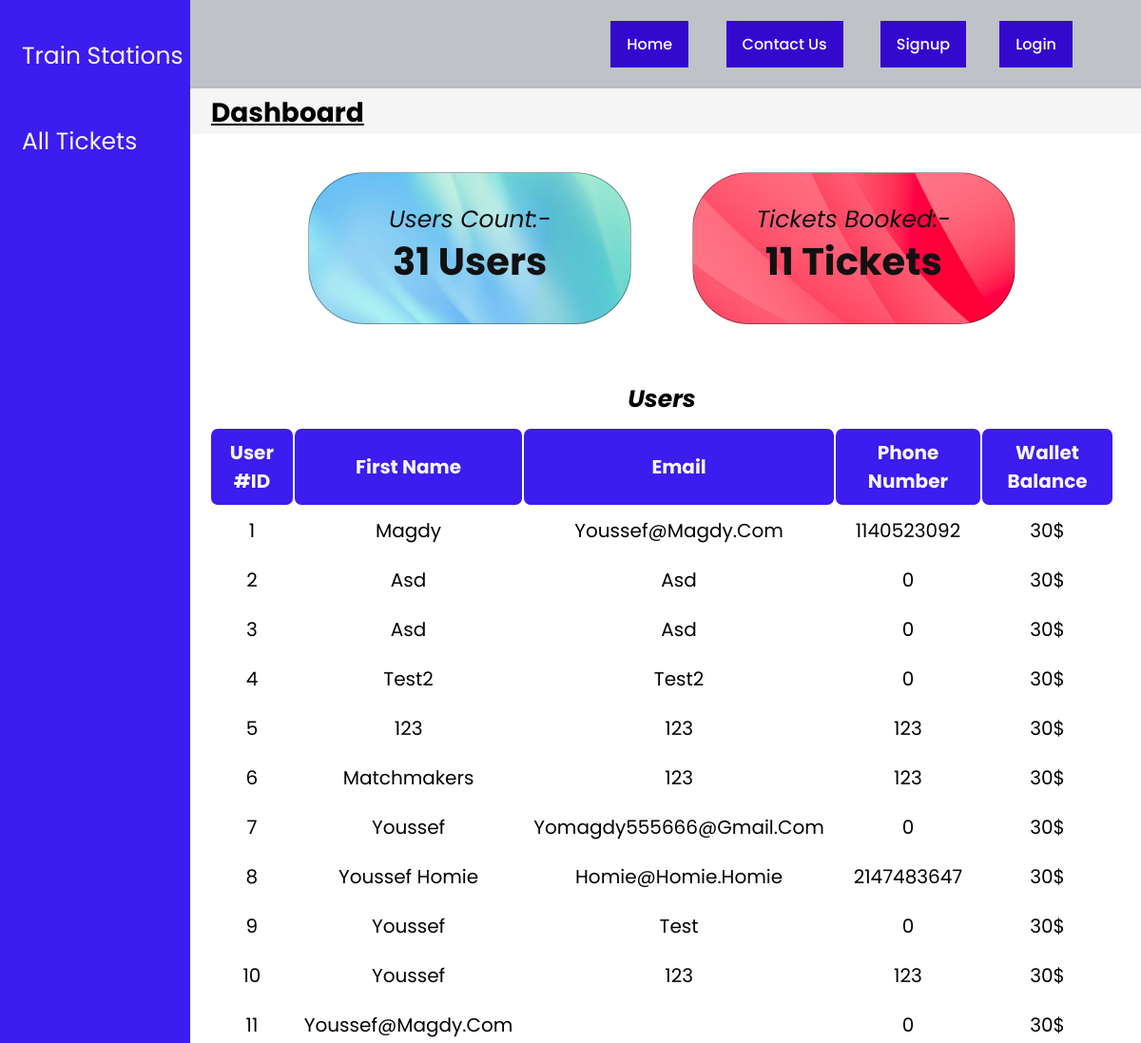
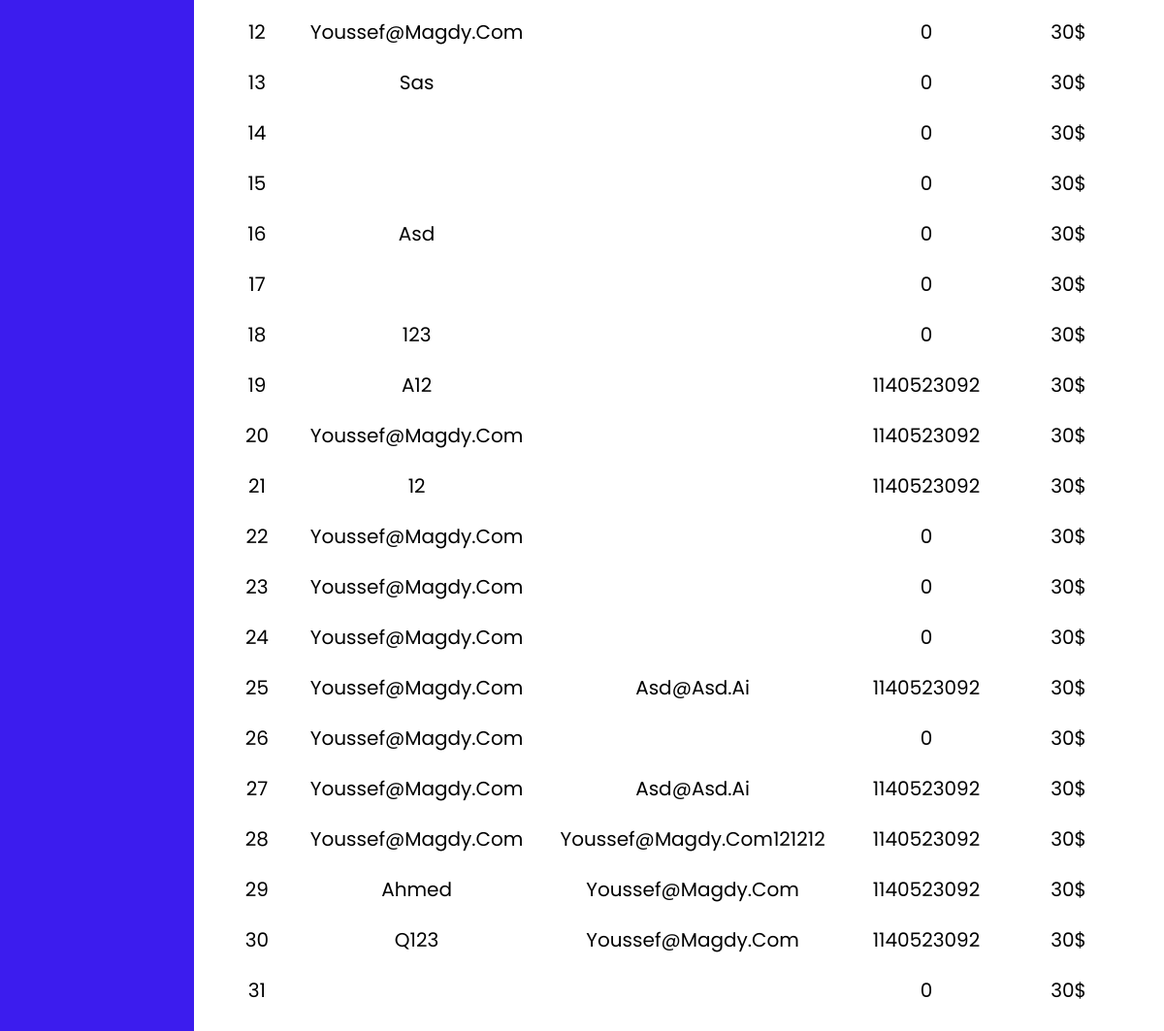
The app's page /admin-panel.php, older data (2 pictures, top to bottom).
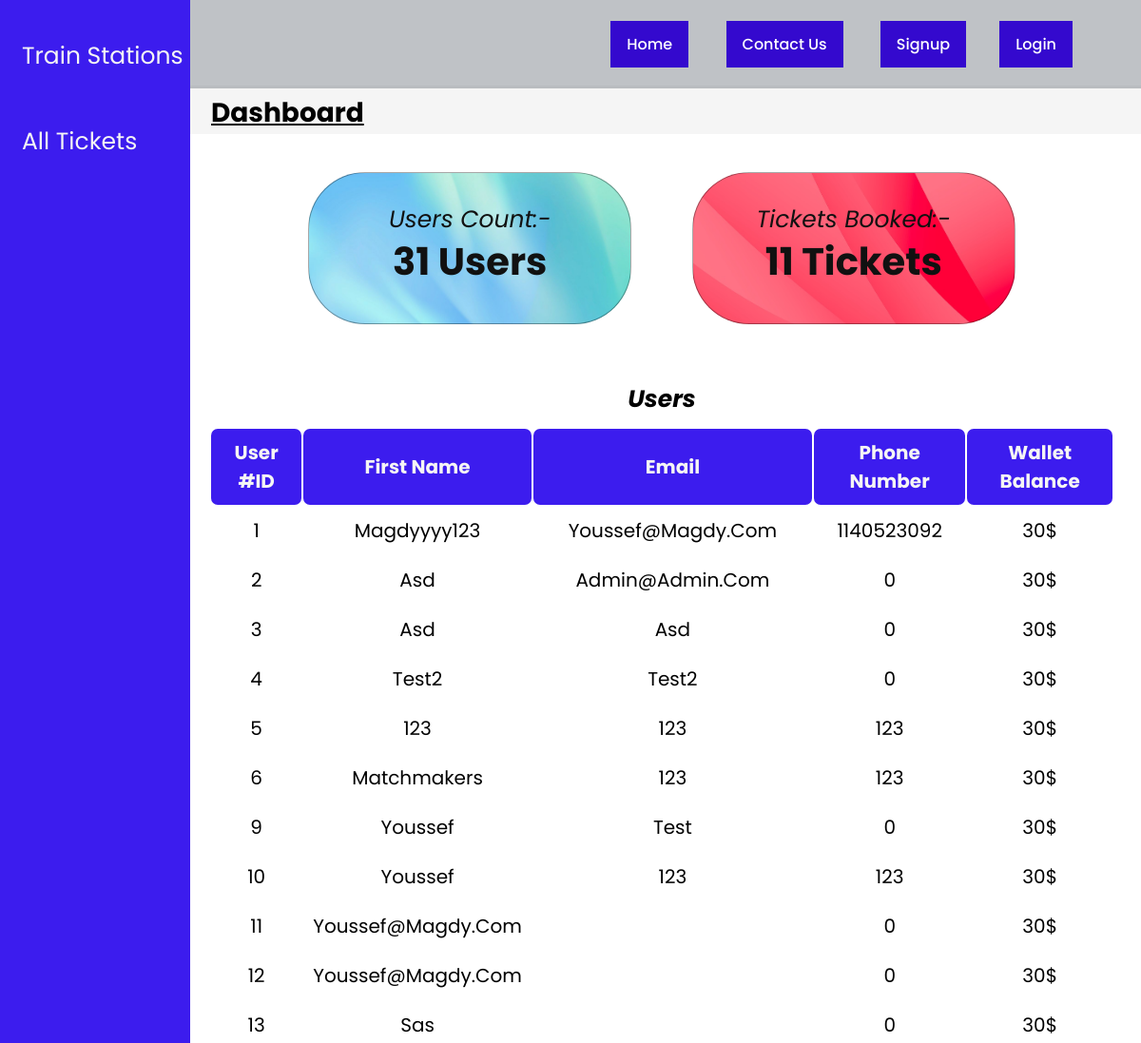
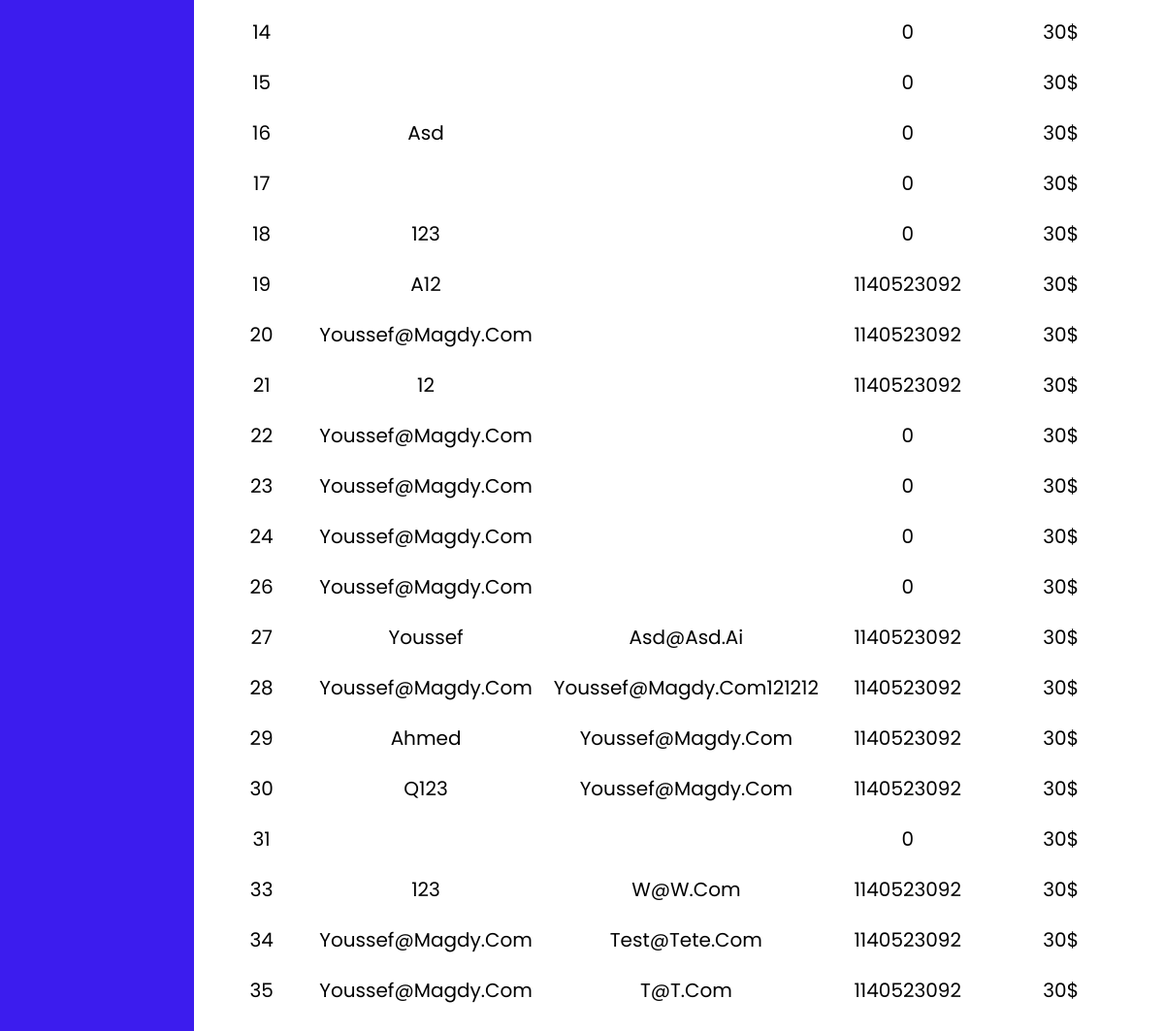
The same page, newer data (2 pictures, top to bottom).
### tables this page shows
CREATE TABLE `users` (
  `id` int(10) NOT NULL,
  `user_name` varchar(200) NOT NULL,
  `user_email` varchar(200) NOT NULL,
  `user_password` varchar(200) NOT NULL,
  `user_phone` int(12) NOT NULL,
  `user_type` varchar(10) NOT NULL,
  `profile_picture` varchar(255) NOT NULL DEFAULT 'default-pp.jpg',
  `hasTicket` int(1) NOT NULL,
  `user_balance` int(255) NOT NULL
);

### admin-panel.php (the view, shortened to what this page needs)
<!DOCTYPE html>
<html lang="en">
<?php
 require_once './database/dbConnection.php';
?>
<head>
  <link rel="stylesheet" href="CSS/admin-panel.css">
</head>
<?php session_start();
    include 'navbar.php';?>
<body>
  <div class="sidenav">
    <a href="train-stations.php">Train Stations</a>
    <a href="all-tickets.php">All Tickets</a>
  </div>
  <div class="body2">
    <div class="title">
      <p> <b>Dashboard</b></p>
    </div>
    <div class="three-squares">
      <div class="square1">
        <div class="text1">
          <p>Users Count:-</p>
          <h4 name="numberOfUsers" class="heading4"><span><?php $sql = "SELECT COUNT(*) AS total from users";
$result = $conn->query($sql);
$data =  $result->fetch_assoc();
echo $data['total'];?></span> Users</h4>
        </div>
      </div>
      <div class="square3">
        <div class="text3">
          <p>Tickets Booked:-</p>
          <h4 name="totalNumberOfTicketBooked" class="heading4"><span><?php $sql = "SELECT COUNT(*) AS total from tickets";
$result = $conn->query($sql);
$data =  $result->fetch_assoc();
echo $data['total'];?></span> Tickets</h4>
        </div>
      </div>
    </div>
    <div class="users-table">
      <table>
        <caption><b>Users</b></caption>
        <thead>
          <tr>
            <th>User #ID</th>
            <th>First Name</th>
            <th>Email</th>
            <th>Phone Number</th>
            <th>Wallet balance</th>
          </tr>
        </thead>
        <?php
$sql='SELECT * FROM users';
$result=mysqli_query($conn,$sql);
while($row=mysqli_fetch_assoc($result))
{
?>
  <tbody>
  <tr>
    <td><span name="ID"><?php echo $row['id'] ?></span></td>
    <td><?php echo $row['user_name'] ?></td>
    <td><?php echo $row['user_email'] ?></td>
    <td><?php echo $row['user_phone'] ?></td>
    <td><span name="User-balance">30</span>&dollar;</td>
  </tr>
</tbody>
<?php
}
?>
      </table>
    </div>
  </div>
</body>
</html>

### navbar.php (shortened to what this page needs)
<html>
<head>
  <link rel="stylesheet" href="css/navbar.css" />
  <link rel="stylesheet" href="css/index.css" />
</head>
  <nav>
    <ul id="menu">
    <?php
      if (!isset($_SESSION['user_id'])):
    ?>
      <li><a href="index.php">Home</li></a>
      <li><a href="cu.php">Contact us</a></li>
      <li><a href="Signup.php">Signup</a>
      <li><a href="login.php">Login</a>
      <?php endif;?>
    </ul>
  </nav>
</html>

### css/admin-panel.css (style rules this page uses)
body { font-family: 'Poppins', sans-serif; }
.sidenav { height: 100%; width: 200px; position: fixed; z-index: 1; top: 0; left: 0px; background-color: rgb(60, 28, 238); overflow-x: hidden; padding-top: 34px; }
.sidenav a { padding: 6px 6px 6px 23px; text-decoration: none; margin-bottom: 40px; font-size: 25px; color: whitesmoke; display: block; }
.body2 { margin-left: 192px; }
.title { margin-top: 90px; font-size: 28px; text-decoration: underline; text-underline-offset: 2px; background-color: whitesmoke; padding: 8px 30px 1px; }
.three-squares { font-size: 25px; font-style: italic; color: #111; text-align: center; }
.square1, .square2, .square3 { display: inline-block; height: 160px; width: 340px; margin: 40px 28px; border: 1px rgba(0, 0, 0, 0.345) solid; border-radius: 60px; }
.square1 { background-image: url(../images/d1b416e60c46e7f6269f425c2bb8f683.jpg); background-repeat: no-repeat; background-size: cover; }
.square3 { background-image: url(../images/the-background-292729__480\ copy.jpg); background-repeat: no-repeat; background-size: cover; }
.text1, .text2, .text3 { padding: 30px 30px; }
.heading4 { font-style: normal; margin-top: -5px; text-align: center; font-size: 40px; }
.users-table { text-align: center; margin: 20px 28px; font-size: 20px; }
table { width: 100%; }
th { color: whitesmoke; background-color: rgb(60, 28, 238); border: 0px #111 solid; border-radius: 7px; }
th, td { padding: 10px; }
caption { font-size: 25px; font-style: italic; margin-bottom: 10px; }

### css/navbar.css (style rules this page uses)
* { font-family: 'Poppins', sans-serif; margin: 0; padding: 0; outline: none; border: none; text-decoration: none; text-transform: capitalize; transition: .2s linear; }
nav { display: flex; justify-content: space-between; align-items: center; padding: 22px 6%; position: absolute; top: 0; left: 0; width: 100%; z-index: 1; background-color: rgba(95, 103, 113, 0.4); }
nav ul li:last-child { padding: 0; }
nav ul li a { display: block; }
nav ul li { display: inline-block; margin-left: 35px; color: white; text-transform: uppercase; font-weight: 500; transition: 0.3s; cursor: pointer; }
nav ul li a { color: white; text-decoration: none; background-color: var(--main-text-color); padding: 12px 17px; transition: 0.3s; }

### css/index.css (style rules this page uses)
:root { --main-text-color: #3409ce; }
* { font-family: "Poppins", sans-serif; margin: 0; padding: 0; box-sizing: border-box; list-style: none; }

Row changes from the older to the newer data that the page shows:
removed users: id "7", user_name "Youssef", user_email "Yomagdy555666@gmail.com", user_phone "0"
removed users: id "8", user_name "Youssef Homie", user_email "Homie@homie.homie", user_phone "2147483647"
removed users: id "25", user_name "Youssef@magdy.com", user_email "Asd@asd.ai", user_phone "1140523092"
changed users id 1: user_name "Magdy" → "Magdyyyy123"
changed users id 2: user_email "Asd" → "Admin@admin.com"
changed users "Asd@asd.ai": user_name "Youssef@magdy.com" → "Youssef"
added users: id "33", user_name "123", user_email "W@w.com", user_phone "1140523092"
added users: id "34", user_name "Youssef@magdy.com", user_email "Test@tete.com", user_phone "1140523092"
added users: id "35", user_name "Youssef@magdy.com", user_email "T@t.com", user_phone "1140523092"
